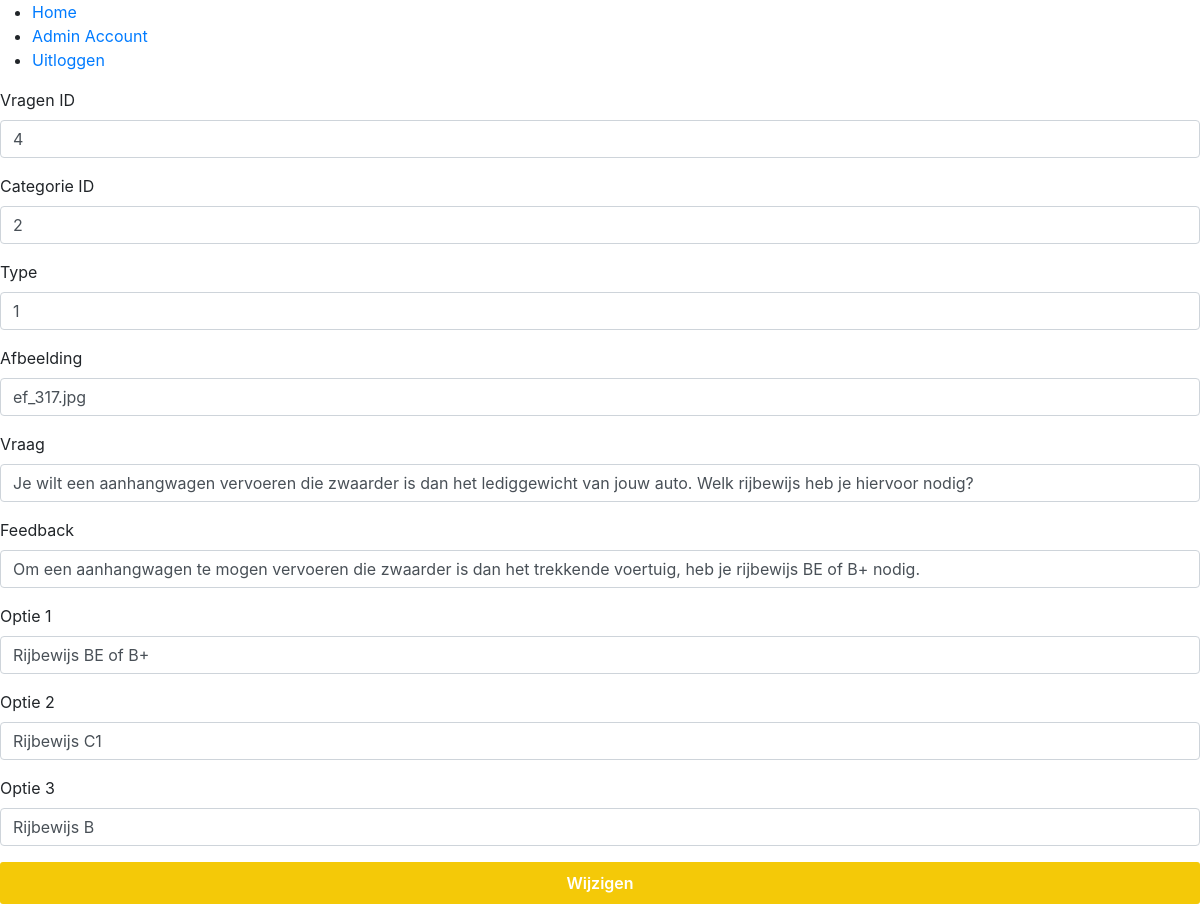
Page /login/admin/edit_vraag.php?id=4 (signed in) on the committed database.
### tables this page shows
CREATE TABLE `vragen` (
  `vragen_id` int(11) NOT NULL,
  `vragen_category_id` int(11) NOT NULL,
  `type` int(11) NOT NULL,
  `image` varchar(255) NOT NULL,
  `question` text NOT NULL,
  `feedback` text NOT NULL,
  `option_1` varchar(255) NOT NULL,
  `option_2` varchar(255) NOT NULL,
  `option_3` varchar(255) NOT NULL
);

### login/admin/edit_vraag.php (the view, shortened to what this page needs)
<?php
include('../core/header.php');
$vragen_id = '';
$vragen_category_id = '';
$type = '';
$image = '';
$question = '';
$feedback = '';
$option_1 = '';
$option_2 = '';
$option_3 = '';
if (isset($_GET['id'])) {
    $current_vragen_id = $_GET['id'];
    $sql = "SELECT vragen_id, vragen_category_id, type, image, question, feedback, option_1, option_2, option_3 FROM vragen WHERE vragen_id = ?";
    $stmt = $con->prepare($sql);
    $stmt->bind_param('i', $current_vragen_id);
    $stmt->execute();
    $stmt->bind_result($vragen_id, $vragen_category_id, $type, $image, $question, $feedback, $option_1, $option_2, $option_3);
}
?>
<!DOCTYPE html>
<html lang="en">
<head>
    <link rel="stylesheet" href="../assets/css/style.css">
</head>
<body>
    <form method="post">
        <div class="mb-3">
            <label for="numberInput" class="form-label">Vragen ID</label>
            <input type="number" name="vragen_id" class="form-control" id="numberInput" placeholder="Vragen ID" value="<?php echo $vragen_id; ?>" required>
        </div>
        <div class="mb-3">
            <label for="numberInput" class="form-label">Categorie ID</label>
            <input type="number" name="vragen_category_id" class="form-control" id="numberInput" placeholder="Categorie ID" value="<?php echo $vragen_category_id; ?>" required>
        </div>
        <div class="mb-3">
            <label for="numberInput" class="form-label">Type</label>
            <input type="number" name="type" class="form-control" id="numberInput" placeholder="Type (0 of 1)" value="<?php echo $type; ?>" required>
        </div>
        <div class="mb-3">
            <label for="textInput" class="form-label">Afbeelding</label>
            <input type="text" name="image" class="form-control" id="image" placeholder="Afbeelding" value="<?php echo $image; ?>" required>
        </div>
        <div class="mb-3">
            <label for="textInput" class="form-label">Vraag</label>
            <input type="text" name="question" class="form-control" id="question" placeholder="Vraag" value="<?php echo $question; ?>" required>
        </div>
        <div class="mb-3">
            <label for="textInput" class="form-label">Feedback</label>
            <input type="text" name="feedback" class="form-control" id="feedback" placeholder="Feedback" value="<?php echo $feedback; ?>" required>
        </div>
        <div class="mb-3">
            <label for="textInput" class="form-label">Optie 1</label>
            <input type="text" name="option_1" class="form-control" id="option_1" placeholder="Optie 1" value="<?php echo $option_1; ?>" required>
        </div>
        <div class="mb-3">
            <label for="textInput" class="form-label">Optie 2</label>
            <input type="text" name="option_2" class="form-control" id="option_2" placeholder="Optie 2" value="<?php echo $option_2; ?>" required>
        </div>
        <div class="mb-3">
            <label for="textInput" class="form-label">Optie 3</label>
            <input type="text" name="option_3" class="form-control" id="option_3" placeholder="Optie 3" value="<?php echo $option_3; ?>" required>
        </div>
        <button type="submit" name="submit" class="button4">Wijzigen</button>
    </form>
</body>
</html>
<?php
include('../core/footer.php');
?>

### assets/css/style.css (style rules this page uses)
.button4 { display: inline-block; outline: none; cursor: pointer; font-weight: 600; border-radius: 3px; padding: 12px 24px; border: 0; color: #ffffff; background: #f4c908; line-height: 1.15; font-size: 16px; width: 100%; margin-bottom: 10px; }

### rows in the picture
vragen: vragen_id "4", vragen_category_id "2", type "1", image "ef_317.jpg", question "Je wilt een aanhangwagen vervoeren die zwaarder is dan het lediggewicht van jouw auto. Welk rijbewijs heb je hiervoor nodig?", feedback "Om een aanhangwagen te mogen vervoeren die zwaarder is dan het trekkende voertuig, heb je rijbewijs BE of B+ nodig.", option_1 "Rijbewijs BE of B+", option_2 "Rijbewijs C1", option_3 "Rijbewijs B"
